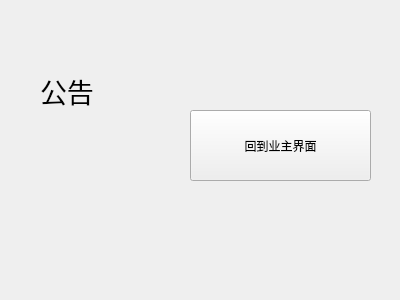
<?xml version="1.0" encoding="UTF-8"?>
<ui version="4.0">
 <class>Announcement</class>
 <widget class="QWidget" name="Announcement">
  <property name="geometry">
   <rect>
    <x>0</x>
    <y>0</y>
    <width>400</width>
    <height>300</height>
   </rect>
  </property>
  <property name="windowTitle">
   <string>Announcement</string>
  </property>
  <widget class="QLabel" name="label">
   <property name="geometry">
    <rect>
     <x>40</x>
     <y>20</y>
     <width>221</width>
     <height>141</height>
    </rect>
   </property>
   <property name="font">
    <font>
     <family>Agency FB</family>
     <pointsize>20</pointsize>
    </font>
   </property>
   <property name="text">
    <string>公告</string>
   </property>
  </widget>
  <widget class="QPushButton" name="back">
   <property name="geometry">
    <rect>
     <x>190</x>
     <y>110</y>
     <width>181</width>
     <height>71</height>
    </rect>
   </property>
   <property name="text">
    <string>回到业主界面</string>
   </property>
  </widget>
 </widget>
 <resources/>
 <connections/>
</ui>
